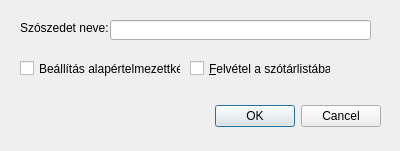
<?xml version="1.0" encoding="UTF-8"?>
<ui version="4.0">
 <class>NewVocabDialog</class>
 <widget class="QDialog" name="NewVocabDialog">
  <property name="geometry">
   <rect>
    <x>0</x>
    <y>0</y>
    <width>400</width>
    <height>151</height>
   </rect>
  </property>
  <property name="windowTitle">
   <string>Dialog</string>
  </property>
  <widget class="QDialogButtonBox" name="buttonBox">
   <property name="geometry">
    <rect>
     <x>40</x>
     <y>100</y>
     <width>341</width>
     <height>32</height>
    </rect>
   </property>
   <property name="orientation">
    <enum>Qt::Horizontal</enum>
   </property>
   <property name="standardButtons">
    <set>QDialogButtonBox::Cancel|QDialogButtonBox::Ok</set>
   </property>
  </widget>
  <widget class="QLabel" name="label">
   <property name="geometry">
    <rect>
     <x>20</x>
     <y>20</y>
     <width>111</width>
     <height>16</height>
    </rect>
   </property>
   <property name="text">
    <string>Szószedet neve:</string>
   </property>
  </widget>
  <widget class="QLineEdit" name="lineEdit">
   <property name="geometry">
    <rect>
     <x>110</x>
     <y>20</y>
     <width>261</width>
     <height>20</height>
    </rect>
   </property>
  </widget>
  <widget class="QCheckBox" name="checkBox">
   <property name="geometry">
    <rect>
     <x>20</x>
     <y>60</y>
     <width>161</width>
     <height>17</height>
    </rect>
   </property>
   <property name="text">
    <string>Beállítás alapértelmezettként</string>
   </property>
  </widget>
  <widget class="QCheckBox" name="checkBox_2">
   <property name="geometry">
    <rect>
     <x>190</x>
     <y>60</y>
     <width>141</width>
     <height>17</height>
    </rect>
   </property>
   <property name="text">
    <string>&amp;Felvétel a szótárlistába</string>
   </property>
  </widget>
 </widget>
 <resources/>
 <connections>
  <connection>
   <sender>buttonBox</sender>
   <signal>accepted()</signal>
   <receiver>NewVocabDialog</receiver>
   <slot>accept()</slot>
   <hints>
    <hint type="sourcelabel">
     <x>248</x>
     <y>254</y>
    </hint>
    <hint type="destinationlabel">
     <x>157</x>
     <y>274</y>
    </hint>
   </hints>
  </connection>
  <connection>
   <sender>buttonBox</sender>
   <signal>rejected()</signal>
   <receiver>NewVocabDialog</receiver>
   <slot>reject()</slot>
   <hints>
    <hint type="sourcelabel">
     <x>316</x>
     <y>260</y>
    </hint>
    <hint type="destinationlabel">
     <x>286</x>
     <y>274</y>
    </hint>
   </hints>
  </connection>
 </connections>
</ui>
